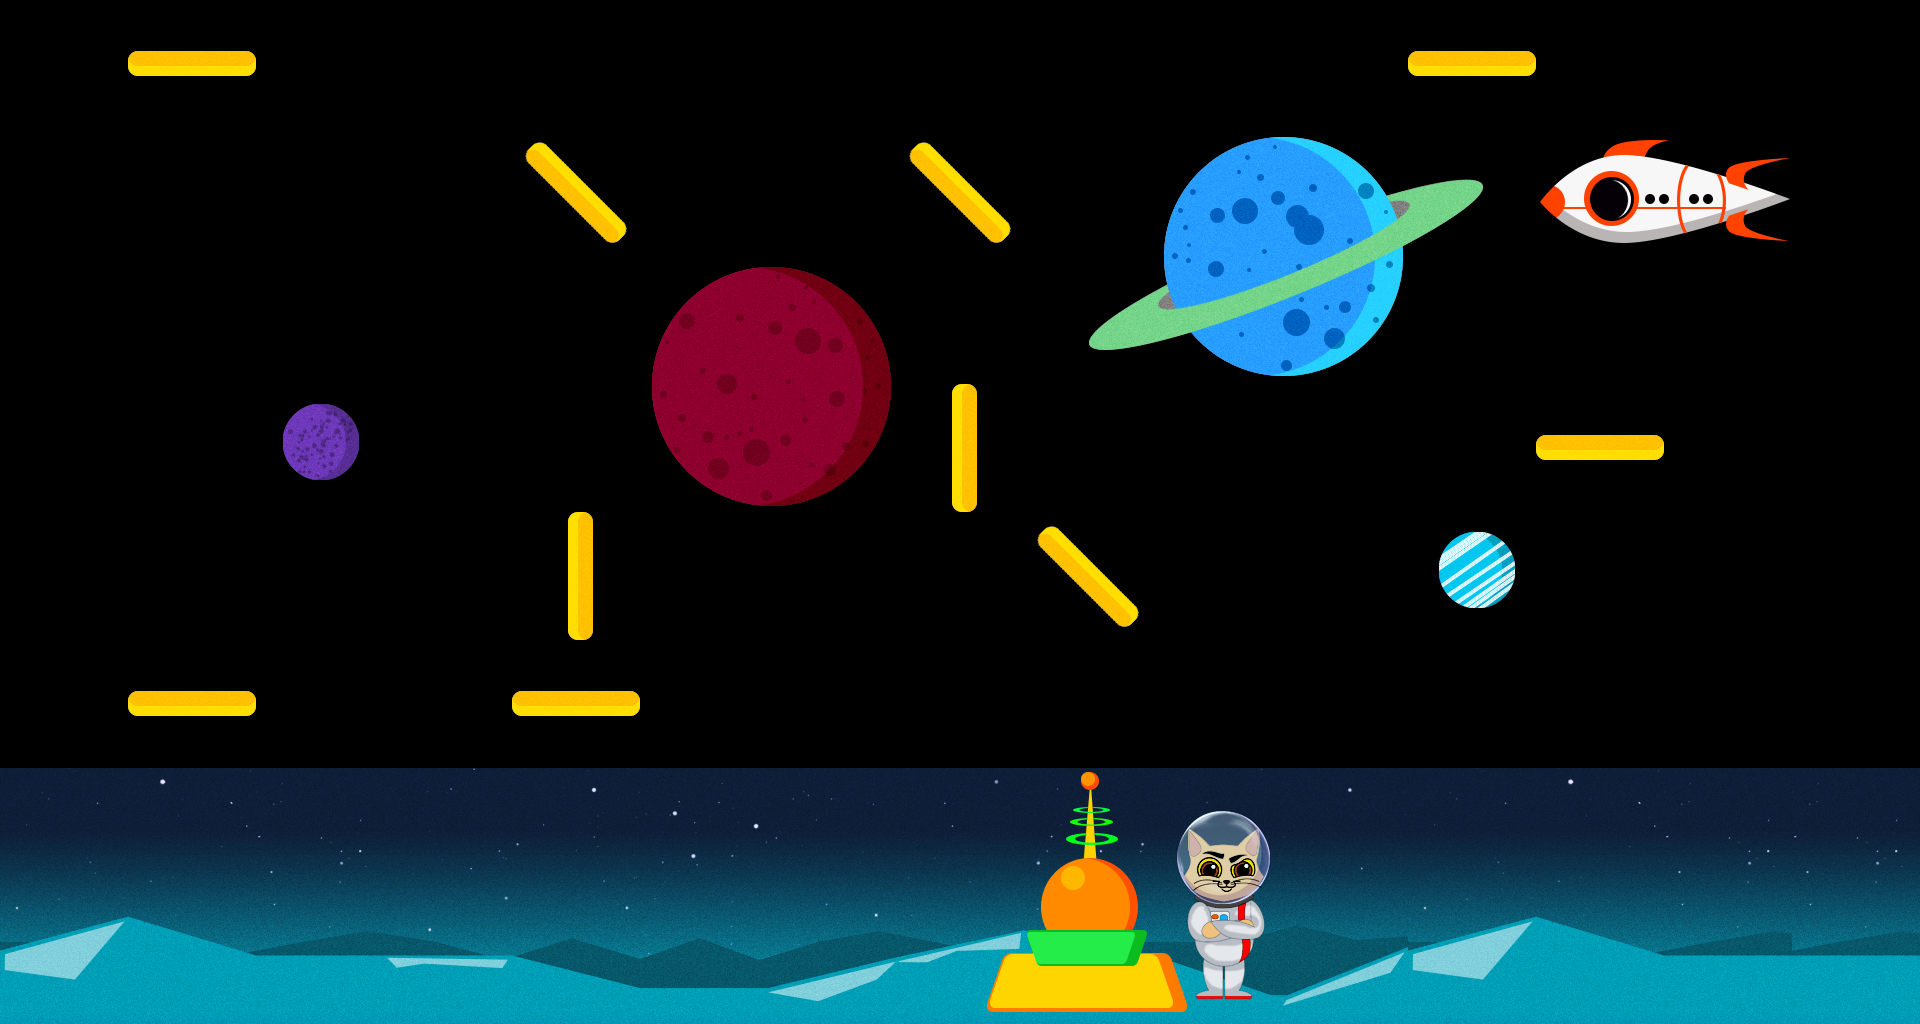

Below is a game level as drawn by its tile map, then a one-line description and the .tmx file that defines it, in full:
An orthogonal 15x8 tile map with 128x128 px tiles, 3 tile layers (BackgroudLayer, PlayerLayer, GameLayer), 2 tilesets.

<map version="1.0" tiledversion="1.1.0" orientation="orthogonal" renderorder="right-down" width="15" height="8" tilewidth="128" tileheight="128" infinite="0" nextobjectid="1">
 <tileset firstgid="1" source="tiles.tsx" />
 <tileset firstgid="65" source="template_assets_v1.tsx" />
 <layer name="BackgroudLayer" width="15" height="8">
  <data encoding="csv">
0,0,0,0,0,0,0,0,0,0,0,0,0,0,0,
0,0,0,0,0,0,0,0,0,0,0,0,0,0,0,
0,0,0,0,0,0,0,0,0,0,0,0,0,0,0,
0,0,0,0,0,0,0,0,0,0,0,0,0,0,0,
0,0,0,0,0,0,0,0,0,0,0,0,0,0,0,
0,0,0,0,0,0,0,0,0,0,0,0,0,0,0,
158,159,160,161,162,163,164,165,166,167,168,158,159,160,160,
173,174,175,176,177,178,179,180,181,182,183,173,174,175,175
</data>
 </layer>
 <layer name="PlayerLayer" width="15" height="8">
  <data encoding="csv">
0,0,0,0,0,0,0,0,0,0,0,0,0,0,0,
0,0,0,0,0,0,0,0,0,0,0,0,0,0,0,
0,0,0,0,0,0,0,0,0,0,0,0,0,0,0,
0,0,0,0,0,0,0,0,0,0,0,0,0,0,0,
0,0,0,0,0,0,0,0,0,0,0,0,0,0,0,
0,0,0,0,0,0,0,0,0,0,0,0,0,0,0,
0,0,0,0,0,0,0,0,0,138,0,0,0,0,0,
0,0,0,0,0,0,0,0,0,153,0,0,0,0,0
</data>
 </layer>
 <layer name="GameLayer" width="15" height="8">
  <data encoding="csv">
0,122,0,0,0,0,0,0,0,0,0,122,0,0,0,
0,0,0,0,121,0,0,121,82,83,84,85,92,93,0,
0,0,0,0,0,113,114,0,97,98,99,100,0,0,100,
0,0,101,0,0,128,129,119,0,0,0,0,122,0,0,
0,0,0,0,119,0,0,0,121,0,0,102,0,0,0,
0,122,0,0,122,0,0,0,0,0,0,0,0,0,0,
0,0,0,0,0,0,0,89,90,91,0,0,0,0,0,
0,0,0,0,0,0,0,104,105,106,0,0,0,0,0
</data>
 </layer>
</map>
